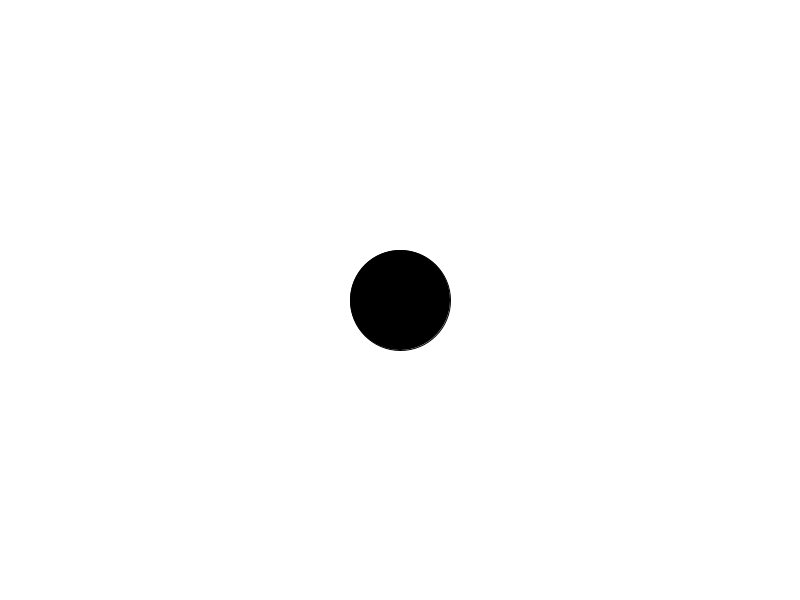
Frame 1 (no input)
Frame 60 (the mouse pressed at the canvas centre just before this capture): identical to frame 1, image omitted
Frame 120 (the mouse held since frame 60 and released just before this capture): identical to frame 1, image omitted

The Processing sketch that drew this single still picture (run headless with seeded random() and noise(); from frame 60 on, the mouse is pressed at the canvas centre):

// Processing sketch: keypressing
// ── keypressing.pde
// 2. make ball that we can move around the
//    the screen with wasd

int x;
int y;
int d;
int step;

void setup(){
  size(800, 600);
  x = width/2;
  y = height/2;
  d = 100;
  step = 5;
}

void draw() {
  background(255);
  fill(0);
  ellipse(x, y, d, d );
}

void keyPressed(){
  if (key == 'w'){
     y = y - step;
  } else if (key == 's') {
    y = y + step;
  }
}
